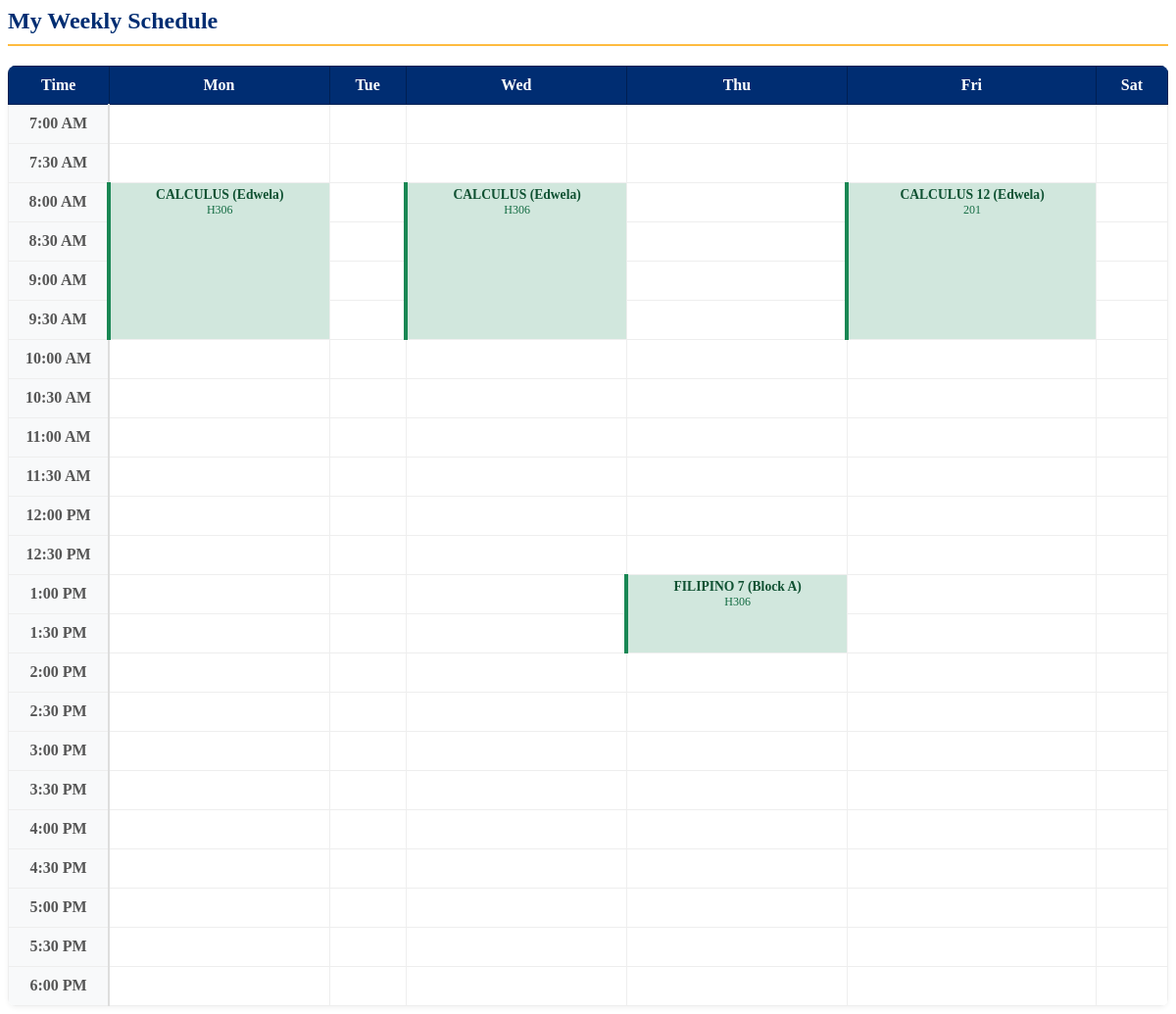
/instructor/schedule.php (signed in), run on the app's committed database.
### tables this page shows
CREATE TABLE `sections` (
  `id` int(11) NOT NULL,
  `section` varchar(16) NOT NULL,
  `code` varchar(16) NOT NULL,
  `description` varchar(64) DEFAULT NULL,
  `instructor_id` int(11) DEFAULT NULL,
  `semester` varchar(32) NOT NULL,
  `school_year` varchar(16) NOT NULL,
  `last_transaction` date DEFAULT NULL,
  `finalized` tinyint(1) DEFAULT NULL,
  `schedule_time` varchar(50) DEFAULT 'TBA',
  `room` varchar(50) DEFAULT 'Online',
  `track` varchar(50) DEFAULT '',
  `year_level` varchar(20) DEFAULT '',
  `adviser_id` int(11) DEFAULT NULL
);

### instructor/schedule.php (the view, shortened to what this page needs)
<?php
$pdo = new PDO("mysql:host=localhost;dbname=portal;charset=utf8mb4", "root", "");
$account_id = $_SESSION['ACCOUNTID'];
$stmt = $pdo->prepare("SELECT id FROM account WHERE account_id = :aid");
$stmt->execute([':aid' => $account_id]);
$inst_id = $stmt->fetchColumn();
$sql = "SELECT * FROM sections WHERE instructor_id = ? ORDER BY schedule_time ASC";
$stmt = $pdo->prepare($sql);
$stmt->execute([$inst_id]);
$my_classes = $stmt->fetchAll(PDO::FETCH_ASSOC);
function getClassData($str) {
    $str = strtoupper($str);
    $days = [];
    if (strpos($str, 'M') !== false) $days[] = 'Mon';
    if (strpos($str, 'W') !== false) $days[] = 'Wed';
    if (strpos($str, 'TH') !== false) $days[] = 'Thu';
    if (strpos($str, 'F') !== false) $days[] = 'Fri';
    preg_match_all('/\d{1,2}:\d{2}/', $str, $matches);
    if(count($matches[0]) >= 2) {
        return [
            'days'  => $days,
            'start' => strtotime($matches[0][0]),
            'end'   => strtotime($matches[0][1])
        ];
    }
    return null;
}
$map = [];
foreach($my_classes as $c) {
    $info = getClassData($c['schedule_time']);
    if($info) {
        foreach($info['days'] as $d) {
            $map[$d][] = [
                'start' => $info['start'],
                'end'   => $info['end'],
                'name'  => $c['code'],
                'room'  => $c['room'],
                'sec'   => $c['section']
            ];
        }
    }
}
$times = [];
$t = strtotime("07:00");
while($t <= strtotime("18:00")) {
    $times[] = $t;
    $t = strtotime("+30 minutes", $t);
}
$week = ['Mon', 'Tue', 'Wed', 'Thu', 'Fri', 'Sat'];
?>
<h2 style="color:#002D72; border-bottom:2px solid #febb3f; padding-bottom:10px; margin-top:0;">My Weekly Schedule</h2>
<div style="overflow-x:auto; box-shadow:0 2px 5px rgba(0,0,0,0.05); border-radius:8px;">
    <table class="sched-table">
        <thead>
            <tr>
                <th>Time</th><th>Mon</th><th>Tue</th><th>Wed</th><th>Thu</th><th>Fri</th><th>Sat</th>
            </tr>
        </thead>
        <tbody>
            <?php foreach($times as $time_val): ?>
            <tr>
                <td class="time-col"><?php echo date("g:i A", $time_val); ?></td>
                <?php foreach($week as $day): ?>
                    <?php
                        $cell_class = "";
                        $content = "";
                        if(isset($map[$day])) {
                            foreach($map[$day] as $cls) {
                                if($time_val == $cls['start']) {
                                    $cell_class = "class-start";
                                    $content = $cls['name'] . " (" . $cls['sec'] . ")<br><span class='room-text'>" . $cls['room'] . "</span>";
                                    break;
                                }
                                elseif($time_val > $cls['start'] && $time_val < $cls['end']) {
                                    $cell_class = "class-mid";
                                    $content = "";
                                    break;
                                }
                            }
                        }
                    ?>
                    <td class="<?php echo $cell_class; ?>"><?php echo $content; ?></td>
                <?php endforeach; ?>
            </tr>
            <?php endforeach; ?>
        </tbody>
    </table>
</div>

### instructor/schedule.php (style rules this page uses)
.sched-table { width: 100%; border-collapse: collapse; background: #fff; }
.sched-table th { background: #002D72; color: white; padding: 10px; text-align: center; border: 1px solid #001f52; }
.sched-table td { border: 1px solid #eee; padding: 0; height: 40px; text-align: center; vertical-align: middle; }
.time-col { background: #f8f9fa; font-weight: bold; color: #555; width: 100px; border-right: 2px solid #ddd !important; }
.class-start { background-color: #d1e7dd; border-left: 4px solid #198754 !important; color: #0f5132; font-weight: bold; font-size: 0.85rem; padding: 5px; border-bottom: none !important; }
.class-mid { background-color: #d1e7dd; border-left: 4px solid #198754 !important; border-top: none !important; border-bottom: none !important; }
.room-text { display: block; font-size: 0.75rem; font-weight: normal; color: #146c43; }

### data on the page
sections: code "CALCULUS", section "Edwela", room "H306"
sections: code "CALCULUS 12", section "Edwela", room "201"
sections: code "FILIPINO 7", section "Block A", room "H306"

### other printed values
date("g:i A", $time_val) "7:00 AM"
date("g:i A", $time_val) "7:30 AM"
date("g:i A", $time_val) "8:00 AM"
date("g:i A", $time_val) "8:30 AM"
date("g:i A", $time_val) "9:00 AM"
date("g:i A", $time_val) "9:30 AM"
date("g:i A", $time_val) "10:00 AM"
date("g:i A", $time_val) "10:30 AM"
date("g:i A", $time_val) "11:00 AM"
date("g:i A", $time_val) "11:30 AM"
date("g:i A", $time_val) "12:00 PM"
date("g:i A", $time_val) "12:30 PM"
date("g:i A", $time_val) "1:00 PM"
date("g:i A", $time_val) "1:30 PM"
date("g:i A", $time_val) "2:00 PM"
